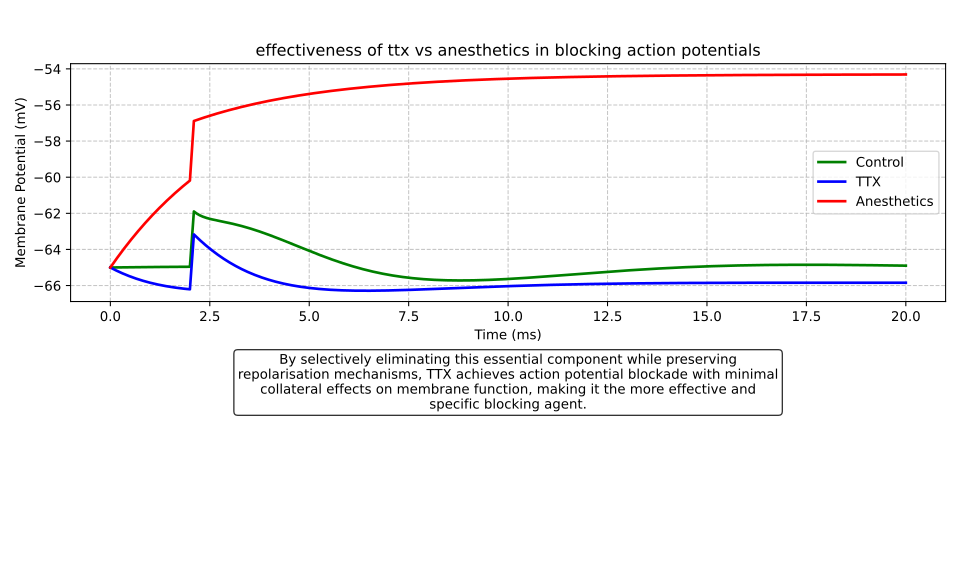

Write the Python code that produced this figure.
# answer q5
import os
import textwrap

import matplotlib.pyplot as plt
import numpy as np
from neuron import h

h.load_file("stdrun.hoc")

fig, ax = plt.subplots(figsize=(10, 6))

conditions = ["Control", "TTX", "Anesthetics"]
colors = ["green", "blue", "red"]

for condition, color in zip(conditions, colors):
    soma = h.Section(name="soma")
    soma.L = 30  # μm
    soma.diam = 30
    soma.insert("hh")

    if condition == "TTX":
        for seg in soma:
            seg.hh.gnabar = 0
    elif condition == "Anesthetics":
        # block both na+ and k+ channels
        for seg in soma:
            seg.hh.gnabar = 0
            seg.hh.gkbar = 0

    time = h.Vector().record(h._ref_t)
    voltage = h.Vector().record(soma(0.5)._ref_v)

    stim = h.IClamp(soma(0.5))
    # ms
    stim.delay = 2
    stim.dur = 0.1
    stim.amp = 0.9  # nA

    h.tstop = 20  # ms
    h.dt = 0.025  # ms
    h.run()

    ax.plot(np.array(time), np.array(voltage), label=f"{condition}", color=color, linewidth=2)

ax.set_title("effectiveness of ttx vs anesthetics in blocking action potentials")
ax.set_xlabel("Time (ms)")
ax.set_ylabel("Membrane Potential (mV)")
ax.legend()
ax.grid(True, linestyle="--", alpha=0.7)
annotation_text = textwrap.fill(
    "By selectively eliminating this essential component while preserving repolarisation mechanisms, TTX achieves action potential blockade with minimal collateral effects on membrane function, making it the more effective and specific blocking agent.",
    width=80,
)

ax.annotate(
    annotation_text,
    xy=(0.5, -0.45),
    xycoords="axes fraction",
    ha="center",
    fontsize=10,
    bbox=dict(boxstyle="round", fc="white", alpha=0.8),
)


plt.tight_layout(rect=[0, 0.1, 1, 0.95])
save_directory = "./lab_reports/lab_2/"
os.makedirs(save_directory, exist_ok=True)
plt.savefig(os.path.join(save_directory, "toxins_effect_on_ap.svg"))
plt.show()
